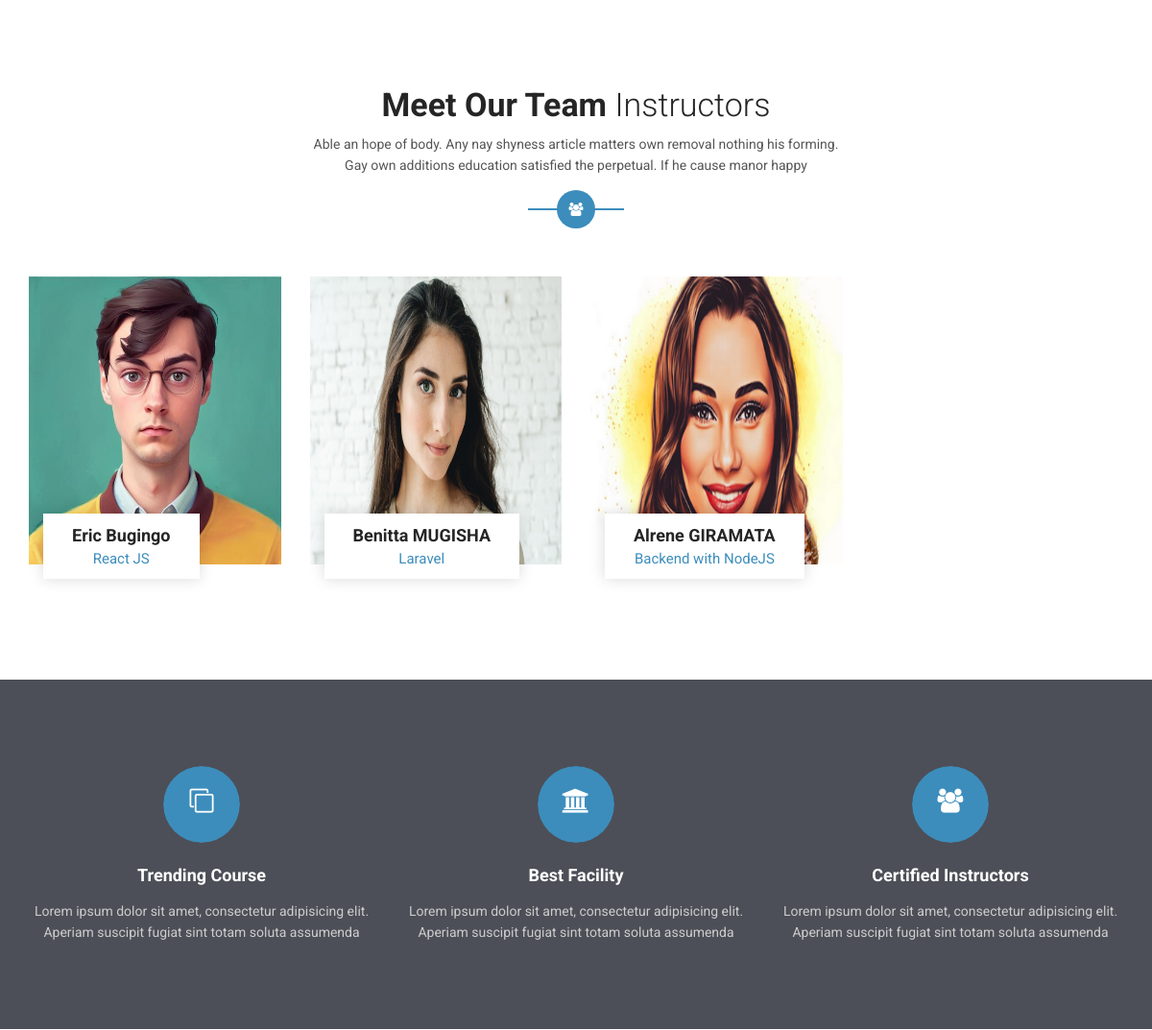
The app's page / (middle part), older data.
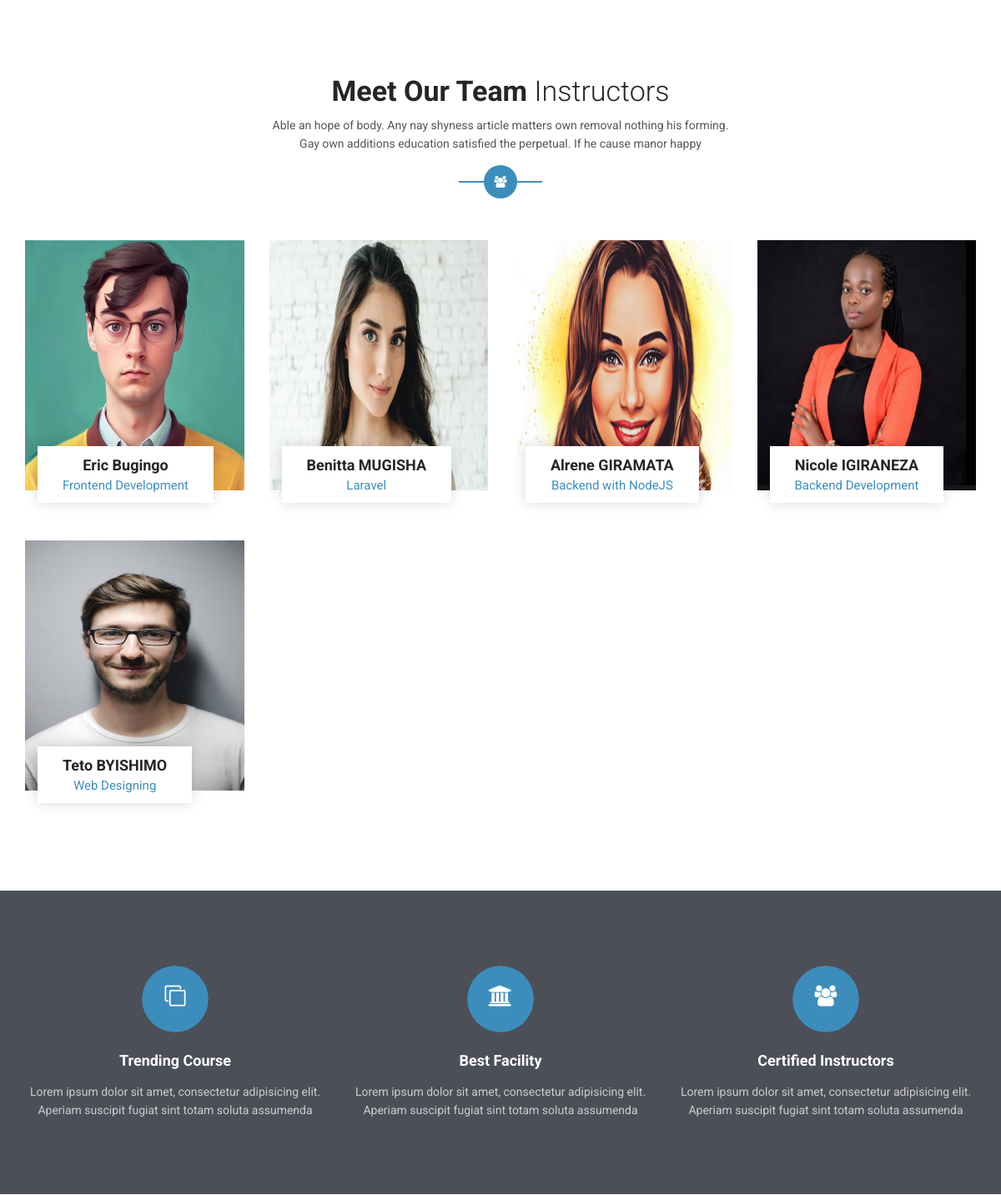
The same page, newer data.
### account/models.py (models this page shows, shortened)
class Trainer(models.Model):
    user = models.OneToOneField(User, verbose_name="User", related_name="trainers", on_delete=models.CASCADE)
    stack = models.OneToOneField(Stack, verbose_name="Stack belonging", related_name="trainers", on_delete=models.SET_DEFAULT, default=None, blank=True, null=True)
    ssn = models.CharField(verbose_name="SSN", max_length=100, blank=True, null=True)
    profilePicture = models.ImageField(
        verbose_name="Image",
        upload_to="images/profile/",
        validators=[FileExtensionValidator(['png','jpg','jpeg'])],
        blank=True, null=True
    )
    phone1 = PhoneNumberField(verbose_name="Phone 1", blank=True)
    phone2 = PhoneNumberField(verbose_name="Phone 2", blank=True)
    specialization = models.CharField(verbose_name="Specializations", max_length=100, blank=True, null=True)
    locationAddress = models.CharField(verbose_name="Address", max_length=200)
    def image(self):
        return mark_safe('<img src="/../../media/%s" width="70" />' % (self.profilePicture))
    image.allow_tags = True

class User(AbstractUser):
    class Gender(models.TextChoices):
        SELECT = "", "Select Gender"
        MALE = "Male", "Male"
        FEMALE = "Female", "Female"
    first_name = models.CharField(verbose_name="First Name", max_length=50, blank=False)
    last_name = models.CharField(verbose_name="Last Name", max_length=50, blank=False)
    email = models.EmailField(verbose_name="Email", max_length=255, unique=True, blank=False)
    gender = models.CharField(verbose_name="Gender", choices=Gender.choices, default=Gender.SELECT, max_length=10)
    is_manager = models.BooleanField(verbose_name="Is Manager", default=False)
    is_trainer = models.BooleanField(verbose_name="Is Trainer", default=False)
    is_trainee = models.BooleanField(verbose_name="Is Trainee", default=False)
    is_company = models.BooleanField(verbose_name="Is Compony", default=False)
    username = None
    USERNAME_FIELD = 'email'
    REQUIRED_FIELDS = ['first_name', 'last_name']
    objects = UserManager()
    class Meta(AbstractUser.Meta):
        swappable = 'AUTH_USER_MODEL'

### main/views.py (the view)
# urls.py: path('', HomePage, name='home_page'),
def HomePage(request):
    StacksData = Stack.objects.filter()
    TrainersData = Trainer.objects.filter()
    context = {
        'title': 'Welcome to SOMS',
        'courses': StacksData,
        'instructors': TrainersData,
    }
    return render(request, 'home.html', context)

### templates/home.html (shortened to what this page needs)
{% extends "index.html" %}
  {% load static %}
    {% block index_content%}
    {% if instructors %}
    <section class="teachers archive section" id="instructors">
      <div class="container">
        <div class="row">
          <div class="col-lg-6 offset-lg-3 col-12">
            <div class="section-title bg">
              <h2>Meet Our Team <span>Instructors</span></h2>
              <p>
                Able an hope of body. Any nay shyness article matters own
                removal nothing his forming. Gay own additions education
                satisfied the perpetual. If he cause manor happy
              </p>
              <div class="icon"><i class="fa fa-users"></i></div>
            </div>
          </div>
        </div>
        <div class="row">
          {% for instructor in instructors %}
          <div class="col-lg-3 col-md-6 col-12">
            <div class="single-teacher">
              <div class="teacher-head overlay">
                <img
                  style="min-width: 100% !important; height: 300px !important"
                  src="{{instructor.profilePicture.url}}"
                  alt="{{instructor.user.first_name}}"
                />
              </div>
              <div class="teacher-content">
                <h4>
                  {{instructor.user.first_name}} {{instructor.user.last_name}}
                  <span>{{instructor.specialization}}</span>
                </h4>
              </div>
            </div>
          </div>
          {% endfor %}
        </div>
      </div>
    </section>
    {% endif %}
    <div class="features overlay section" data-stellar-background-ratio="0.5">
      <div class="container">
        <div class="row">
          <div class="col-lg-4 col-md-6 col-12">
            <div class="single-feature">
              <div class="icon-img">
                <i class="fa fa-clone"></i>
              </div>
              <div class="feature-content">
                <h4 class="f-title">Trending Course</h4>
                <p>
                  Lorem ipsum dolor sit amet, consectetur adipisicing elit.
                  Aperiam suscipit fugiat sint totam soluta assumenda
                </p>
              </div>
            </div>
          </div>
          <div class="col-lg-4 col-md-6 col-12">
            <div class="single-feature">
              <div class="icon-img">
                <i class="fa fa-institution"></i>
              </div>
              <div class="feature-content">
                <h4 class="f-title">Best Facility</h4>
                <p>
                  Lorem ipsum dolor sit amet, consectetur adipisicing elit.
                  Aperiam suscipit fugiat sint totam soluta assumenda
                </p>
              </div>
            </div>
          </div>
          <div class="col-lg-4 col-md-6 col-12">
            <div class="single-feature">
              <div class="icon-img">
                <i class="fa fa-users"></i>
              </div>
              <div class="feature-content">
                <h4 class="f-title">Certified Instructors</h4>
                <p>
                  Lorem ipsum dolor sit amet, consectetur adipisicing elit.
                  Aperiam suscipit fugiat sint totam soluta assumenda
                </p>
              </div>
            </div>
          </div>
        </div>
      </div>
    </div>
    {% endblock %}

### templates/index.html (shortened to what this page needs)
<!DOCTYPE html>
<html lang="en">
  {% load static %}
  <head>
    <link
      href="https://cdn.jsdelivr.net/npm/bootstrap@5.3.0/dist/css/bootstrap.min.css"
      rel="stylesheet"
    />
    <link rel="stylesheet" href="{% static 'css/bootstrap.min.css' %}" />
    <link rel="stylesheet" href="{% static 'css/font-awesome.min.css' %}" />
    <link rel="stylesheet" href="{% static 'css/niceselect.css' %}" />
    <link rel="stylesheet" href="{% static 'css/jquery.fancybox.min.css' %}" />
    <link rel="stylesheet" href="{% static 'css/cube-portfolio.min.css' %}" />
    <link rel="stylesheet" href="{% static 'css/owl.carousel.min.css' %}" />
    <link rel="stylesheet" href="{% static 'css/animate.min.css' %}" />
    <link rel="stylesheet" href="{% static 'css/slicknav.min.css' %}" />
    <link rel="stylesheet" href="{% static 'css/magnific-popup.css' %}" />
    <link rel="stylesheet" href="{% static 'css/normalize.css' %}" />
    <link rel="stylesheet" href="{% static 'css/style.css' %}" />
    <link rel="stylesheet" href="{% static 'css/responsive.css' %}" />
    <link rel="stylesheet" href="{% static 'css/colors/color1.css' %}" />
  </head>
  <body>
    {% block index_content%} {% endblock %}
  </body>
</html>

### assets/css/style.css (style rules this page uses)
.features { background-image: url("../images/feature-bg.jpg"); background-size: cover; background-position: center; background-repeat: no-repeat; padding: 60px 0 90px; }
.features .single-feature { position: relative; text-align: center; margin-top: 30px; }
.features .icon-img { width: 80px; height: 80px; line-height: 80px; border-radius: 100%; position: relative; text-align: center; left: 0; display: inline-block; overflow: hidden; }
.features .icon-img:before { content: ""; position: absolute; top: 0; left: 0; width: 100%; height: 100%; border-radius: 100%; z-index: 3; opacity: 1; -webkit-transition: all 0.3s ease 0s; -moz-transition: all 0.3s ease 0s; transition: all 0.3s ease 0s; }
.features .icon-img i { text-align: center; font-size: 25px; color: #fff; z-index: 333; position: relative; }
.features .feature-content .f-title { font-size: 18px; margin: 15px 0; color: #fff; }
.features .feature-content p { line-height: 22px; color: #ccc; }
.teachers { background: #fff; }
.teachers .single-teacher { position: relative; margin-bottom: 30px; }
.teachers .teacher-head { position: relative; }
.teachers .teacher-head.overlay::before { opacity: 0; z-index: 1; visibility: hidden; }
.teachers .teacher-head img { height: 100%; width: 100%; text-align: center; }
.teachers .teacher-content { background: #fff; padding: 12px 30px; text-align: center; position: absolute; bottom: -15px; left: 15px; z-index: 33; -webkit-box-shadow: 0px 0px 15px rgba(0, 0, 0, 0.15); -moz-box-shadow: 0px 0px 15px rgba(0, 0, 0, 0.15); box-shadow: 0px 0px 15px rgba(0, 0, 0, 0.15); -webkit-transition: all 0.3s ease 0s; -moz-transition: all 0.3s ease 0s; transition: all 0.3s ease 0s; }
.teachers .teacher-content h4 { font-size: 18px; }
.teachers .teacher-content h4 span { display: block; font-weight: 400; font-size: 15px; margin-top: 5px; -webkit-transition: all 0.3s ease 0s; -moz-transition: all 0.3s ease 0s; transition: all 0.3s ease 0s; }
.teachers.archive .single-teacher { margin: 30px 0 30px; }

Row changes from the older to the newer data that the page shows:
changed Trainer "Eric": specialization "React JS" → "Frontend Development"
added Trainer: profilePicture (picture), user.first_name "Nicole", user.last_name "IGIRANEZA", specialization "Backend Development"
added Trainer: profilePicture (picture), user.first_name "Teto", user.last_name "BYISHIMO", specialization "Web Designing"
